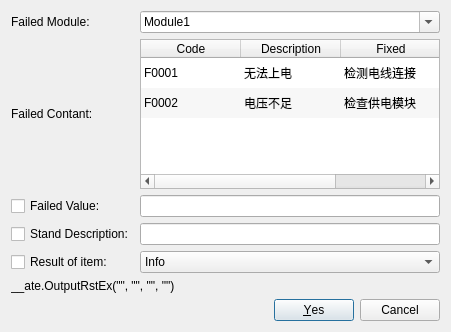
<?xml version="1.0" encoding="UTF-8"?>
<ui version="4.0">
 <class>DlgInsertOutput</class>
 <widget class="QDialog" name="DlgInsertOutput">
  <property name="geometry">
   <rect>
    <x>0</x>
    <y>0</y>
    <width>418</width>
    <height>300</height>
   </rect>
  </property>
  <property name="windowTitle">
   <string>Insert Output Result for detial test item</string>
  </property>
  <layout class="QVBoxLayout" name="verticalLayout">
   <item>
    <layout class="QGridLayout" name="gridLayout">
     <item row="4" column="1">
      <widget class="QComboBox" name="comboBox_rst">
       <item>
        <property name="text">
         <string>Info</string>
        </property>
       </item>
       <item>
        <property name="text">
         <string>Pass</string>
        </property>
       </item>
       <item>
        <property name="text">
         <string>Fail</string>
        </property>
       </item>
       <item>
        <property name="text">
         <string>Exce</string>
        </property>
       </item>
      </widget>
     </item>
     <item row="0" column="0">
      <widget class="QLabel" name="label">
       <property name="text">
        <string>Failed Module:</string>
       </property>
      </widget>
     </item>
     <item row="0" column="1">
      <widget class="QComboBox" name="comboBox_module">
       <property name="editable">
        <bool>true</bool>
       </property>
       <item>
        <property name="text">
         <string>Module1</string>
        </property>
       </item>
       <item>
        <property name="text">
         <string>Module2</string>
        </property>
       </item>
      </widget>
     </item>
     <item row="1" column="0">
      <widget class="QLabel" name="label_2">
       <property name="text">
        <string>Failed Contant:</string>
       </property>
      </widget>
     </item>
     <item row="3" column="0">
      <widget class="QCheckBox" name="checkBox_ts">
       <property name="toolTip">
        <string>Checked the value was paramete</string>
       </property>
       <property name="text">
        <string>Stand Description:</string>
       </property>
      </widget>
     </item>
     <item row="3" column="1">
      <widget class="QLineEdit" name="lineEdit_stand"/>
     </item>
     <item row="2" column="1">
      <widget class="QLineEdit" name="lineEdit_value"/>
     </item>
     <item row="2" column="0">
      <widget class="QCheckBox" name="checkBox_tv">
       <property name="toolTip">
        <string>Checked the value was paramete</string>
       </property>
       <property name="text">
        <string>Failed Value:</string>
       </property>
      </widget>
     </item>
     <item row="4" column="0">
      <widget class="QCheckBox" name="checkBox_rst">
       <property name="text">
        <string>Result of item:</string>
       </property>
      </widget>
     </item>
     <item row="1" column="1">
      <widget class="QTableWidget" name="tableWidget">
       <property name="minimumSize">
        <size>
         <width>300</width>
         <height>150</height>
        </size>
       </property>
       <property name="editTriggers">
        <set>QAbstractItemView::NoEditTriggers</set>
       </property>
       <property name="alternatingRowColors">
        <bool>true</bool>
       </property>
       <property name="selectionMode">
        <enum>QAbstractItemView::SingleSelection</enum>
       </property>
       <property name="selectionBehavior">
        <enum>QAbstractItemView::SelectRows</enum>
       </property>
       <property name="showGrid">
        <bool>false</bool>
       </property>
       <property name="gridStyle">
        <enum>Qt::SolidLine</enum>
       </property>
       <property name="sortingEnabled">
        <bool>true</bool>
       </property>
       <property name="cornerButtonEnabled">
        <bool>true</bool>
       </property>
       <attribute name="verticalHeaderVisible">
        <bool>false</bool>
       </attribute>
       <row>
        <property name="text">
         <string>1</string>
        </property>
       </row>
       <row>
        <property name="text">
         <string>2</string>
        </property>
       </row>
       <column>
        <property name="text">
         <string>Code</string>
        </property>
       </column>
       <column>
        <property name="text">
         <string>Description</string>
        </property>
       </column>
       <column>
        <property name="text">
         <string>Fixed</string>
        </property>
       </column>
       <item row="0" column="0">
        <property name="text">
         <string>F0001</string>
        </property>
       </item>
       <item row="0" column="1">
        <property name="text">
         <string>无法上电</string>
        </property>
       </item>
       <item row="0" column="2">
        <property name="text">
         <string>检测电线连接</string>
        </property>
       </item>
       <item row="1" column="0">
        <property name="text">
         <string>F0002</string>
        </property>
       </item>
       <item row="1" column="1">
        <property name="text">
         <string>电压不足</string>
        </property>
       </item>
       <item row="1" column="2">
        <property name="text">
         <string>检查供电模块</string>
        </property>
       </item>
      </widget>
     </item>
    </layout>
   </item>
   <item>
    <widget class="QLabel" name="label_func">
     <property name="text">
      <string>__ate.OutputRstEx(&quot;&quot;, &quot;&quot;, &quot;&quot;, &quot;&quot;)</string>
     </property>
    </widget>
   </item>
   <item>
    <widget class="QDialogButtonBox" name="buttonBox">
     <property name="orientation">
      <enum>Qt::Horizontal</enum>
     </property>
     <property name="standardButtons">
      <set>QDialogButtonBox::Cancel|QDialogButtonBox::Yes</set>
     </property>
    </widget>
   </item>
  </layout>
 </widget>
 <tabstops>
  <tabstop>comboBox_module</tabstop>
  <tabstop>tableWidget</tabstop>
  <tabstop>checkBox_tv</tabstop>
  <tabstop>lineEdit_value</tabstop>
  <tabstop>checkBox_ts</tabstop>
  <tabstop>lineEdit_stand</tabstop>
  <tabstop>checkBox_rst</tabstop>
  <tabstop>comboBox_rst</tabstop>
 </tabstops>
 <resources/>
 <connections>
  <connection>
   <sender>buttonBox</sender>
   <signal>accepted()</signal>
   <receiver>DlgInsertOutput</receiver>
   <slot>accept()</slot>
   <hints>
    <hint type="sourcelabel">
     <x>248</x>
     <y>254</y>
    </hint>
    <hint type="destinationlabel">
     <x>157</x>
     <y>274</y>
    </hint>
   </hints>
  </connection>
  <connection>
   <sender>buttonBox</sender>
   <signal>rejected()</signal>
   <receiver>DlgInsertOutput</receiver>
   <slot>reject()</slot>
   <hints>
    <hint type="sourcelabel">
     <x>316</x>
     <y>260</y>
    </hint>
    <hint type="destinationlabel">
     <x>286</x>
     <y>274</y>
    </hint>
   </hints>
  </connection>
 </connections>
</ui>
